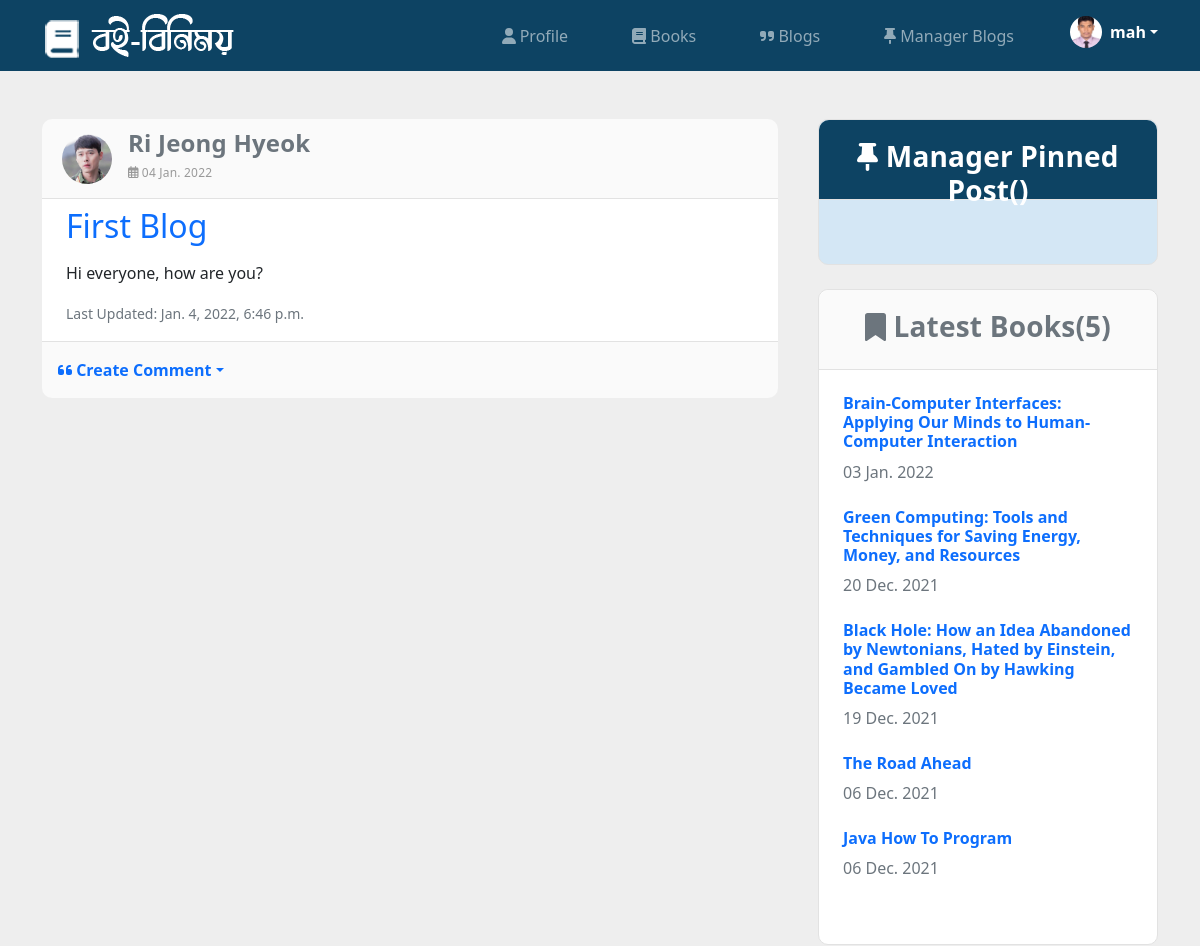
The page /blogs/ (signed in, upper part) on the database as committed earlier.
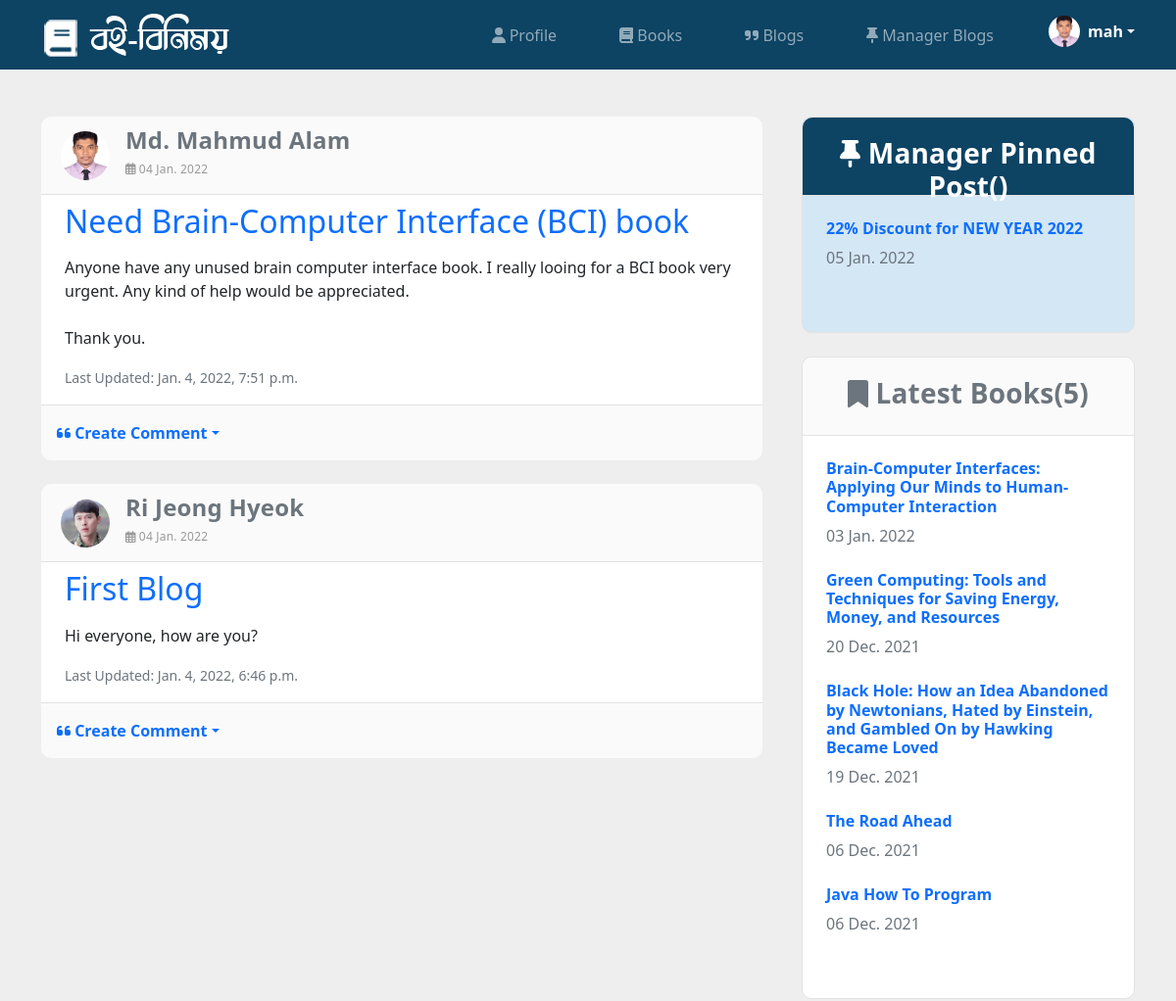
The same page on the database as committed later.
### users/models.py (models this page shows, shortened)
class Customer(models.Model):
    GENDER_TYPE = (
        ('Male','Male'),
        ('Female','Female'),
        ('Others','Others')
    )
    OCCUPATION_TYPE = (
        ('Student','Student'),
        ('Job-Holder','Job-Holder'),
    )
    username = models.OneToOneField(User, null=True, blank=True, on_delete=models.CASCADE)
    first_name = models.CharField(max_length=200, null=True, blank=True)
    last_name = models.CharField(max_length=200, null=True, blank=True)
    profile_pic = models.ImageField(default='profile-white.png', null=True, blank=True)
    phone = models.CharField(max_length=200, null=True, blank=True)
    email = models.CharField(max_length=200, null=True, blank=True)
    address = models.CharField(max_length=200, null=True, blank=True)
    occupation = models.CharField(max_length=50,choices=OCCUPATION_TYPE, null=True,blank=True)
    gender = models.CharField(max_length=50,choices=GENDER_TYPE, null=True,blank=True)
    birth_date = models.DateField(null=True, blank=True)
    created = models.DateTimeField(auto_now_add=True)
    updated = models.DateTimeField(auto_now=True)
    @property
    def customerImageURL(self):
        try:
            img = self.profile_pic.url
        except:
            img = ''
        return img

### blogs/models.py (models this page shows)
class Blog(models.Model):
    creator = models.ForeignKey(User, null=True, blank=True, on_delete=models.CASCADE)
    title = models.CharField(max_length=255)
    blog = models.TextField(null = True, blank=True)
    image = models.ImageField(null=True, blank=True)
    review = models.CharField(max_length=50, default="True", null = True, blank=True)
    slug = models.CharField(max_length=255, null=True, blank=True)
    created = models.DateTimeField(auto_now_add=True)
    updated = models.DateTimeField(auto_now=True)
    def __str__(self):
        return self.title

### books/models.py (models this page shows, shortened)
class Book(models.Model):
    EXCHANGE = (
        ('Yes','Yes'),
        ('No','No'),
    )
    creator = models.ForeignKey(Customer, null=True, blank=True, on_delete=models.CASCADE)
    name = models.CharField(max_length=200, null=True, blank=True)
    author = models.CharField(max_length=200, null=True, blank=True)
    edition = models.CharField(max_length=200, null=True, blank=True)
    image = models.ImageField(default='default.jpg', null=True, blank=True)
    slug = models.CharField(max_length=255, null=True, blank=True)
    category = models.ManyToManyField(Category, blank=True)
    description = models.TextField(null = True, blank=True)
    exchange = models.CharField(max_length=200,choices=EXCHANGE, null=True, blank=True)
    price = models.FloatField(null=True, blank=True)
    created = models.DateTimeField(auto_now_add=True)
    updated = models.DateTimeField(auto_now=True)

### users/decorators.py (the view)
        def wrapper_func(request, *args, **kwargs):
            group = None
            if request.user.groups.exists():
                group = request.user.groups.all()[0].name
            if group in allowed_roles:
                return view_func(request, *args, **kwargs)
            else:
                return render(request,'users/unauthorized_page.html')

### templates/blogs/blogs_home.html (shortened to what the changed rows need)
{% extends "users/main.html" %}
{% load static %}
{% load widget_tweaks %}
{% load bootstrap %}
{% block content %}
<div class="container">
  <br><br>
  <div class="row">
    <div class="col-lg-8">
      <div class="row">
        {% for blog in blogs %}
        {% if blog.creator.groups.all.0.name == 'customer' %}
          <div class="sidebar-wrap">
            <div class="panel-heading book-search-heading d-flex align-items-center">
              {% for cus in all_customer %}
              {% if cus.username == blog.creator %}
              <img src='{{cus.customerImageURL}}' alt="" width="50" height="50" class="rounded-circle me-2">
              <div>
                <h4 class="font-weight-700 ps-2"><a class="username-text" href="{% url 'user-profile' blog.creator %}"> {{blog.creator.first_name}} {{blog.creator.last_name}} </a></h4>
                <h6 class="text-capitalize ps-2 font-small">
                  <i class="far fa-calendar-alt mr-2"></i> {{ blog.created|date:"d N Y" }}
                </h6>
              </div>
              {% endif %}
              {% endfor %}
            </div>
            <div class="sidebar-widget latest-post px-4 py-2 bg-blog" style="border-bottom: 1px solid #e2e2e2;">
                <div class="mb-3">
                  <h2 class=""><a class="text-blue" href="#"> {{ blog.title }} </a></h2>
                </div>
                <p class="mb-3">{{ blog.blog | linebreaksbr }}</p>
                <p class="card-text mb-2"><small class="text-muted">Last Updated: {{ blog.updated }}</small></p>
            </div>
          </div>
          <div class="col-lg-12 col-md-12 mb-4">
            <div class="p-3 d-flex justify-content-end" style="background-color: #fafafa; border-bottom-left-radius: 10px; border-bottom-right-radius: 10px;">
              <ul class="navbar-nav" style="width: 100%;">
                <li class="nav-item">
                  <div class="dropdown">
                      <a href="/" class="d-flex align-items-center text-decoration-none dropdown-toggle" id="dropdownUser1" data-bs-toggle="dropdown" aria-expanded="false">
                          <strong><i class="fas fa-quote-left"></i> Create Comment</strong>
                      </a>
                  </div>
                </li>
              </ul>
            </div>
          </div>
        {% endif %}
        {% endfor %}
      </div>
    </div>
    <div class="col-lg-4">
      <div class="book-side-bg ms-3 mb-4" style="background-color: #d4e7f5;">
        <div class="sidebar-wrap pl-lg-4 mt-5 mt-lg-0 my-5">
          <div class="sidebar-widget latest-post mb-3 px-4 py-2">
            {% for blog in latest_manager_blogs %}
            <div class="py-2">
              <h6 class="my-2">
                <a class="text-blue font-weight-700" href="{% url 'blogs-home-manager' %}">
                  {{ blog.title }}
                </a>
              </h6>
              <span class="text-sm text-muted" >
                {{ blog.created|date:"d N Y" }}
            </span>
            </div>
            {% endfor %}
          </div>
        </div>
      </div>
      <div class="book-side-bg ms-3 mb-4">
        <div class="sidebar-wrap pl-lg-4 mt-5 mt-lg-0 my-5">
          <div class="sidebar-widget latest-post mb-3 px-4 py-2">
            {% for book in latest_books %}
            <div class="py-2">
              <h6 class="my-2">
                <a class="text-blue font-weight-700" href="{% url 'books-details' book.slug %}">
                  {{ book.name }}
                </a>
              </h6>
              <span class="text-sm text-muted" >
                {{ book.created|date:"d N Y" }}
            </span>
            </div>
            {% endfor %}
          </div>
        </div>
      </div>
    </div>
  </div>
</div>
{% endblock %}

### templates/users/navbar.html (shortened to what this page needs)
{% load static %}
<nav class="navbar navbar-expand-lg navbar-dark bg-navbar bg-{{request.user.groups.all.0.name}}">
    <div class="container">
      <a class="navbar-brand" href="{% url 'home' %}"><img src="{% static 'images/logo.png' %}" alt=""></a>
      <div>
          <div class="collapse navbar-collapse" id="navbarNav">
            <ul class="navbar-nav">
              {% if request.user.groups.all.0.name == 'customer' %}
              <li class="nav-item">
                <a class="nav-link" href="{% url 'user-profile' request.user.username %}"><i class="fas fa-user"></i> Profile</a>
              </li>
              <li class="nav-item">
                <a class="nav-link" href="{% url 'books-home' %}"><i class="fas fa-book"></i> Books</a>
              </li>
              <li class="nav-item">
                <a class="nav-link" href="{% url 'blogs-home' %}"><i class="fas fa-quote-right"></i> Blogs</a>
              </li>
              <li class="nav-item">
                <a class="nav-link" href="{% url 'blogs-home-manager' %}"><i class="fas fa-thumbtack"></i> Manager Blogs</a>
              </li>
              {% endif %}
              {% if request.user.groups.all.0.name == 'customer' %}
              <li class="nav-item">
                <div class="dropdown">
                    <a href="/" class="d-flex align-items-center text-white text-decoration-none dropdown-toggle" id="dropdownUser1" data-bs-toggle="dropdown" aria-expanded="false">
                        <img src='{{customer.customerImageURL}}' alt="" width="32" height="32" class="rounded-circle me-2">
                        <strong>{{customer.username}}</strong>
                    </a>
                </div>
              </li>
              {% else %}
              <li class="nav-item">
                <a class="btn btn-blue" href="{% url 'login' %}"><i class="fas fa-sign-in-alt"></i> Login</a>
              </li>
              {% endif %}
            </ul>
          </div>
      </div>
    </div>
  </nav>

Rows that differ between the two databases and show on the page:
added Blog: creator.first_name "Md. Mahmud", creator.last_name "Alam", created "04 Jan. 2022", title "Need Brain-Computer Interface (BCI) book", blog "Anyone have any unused brain computer interface book. I really looing for a BCI book very urgent. Any kind of help would be appreciated. Thank you.", updated "Jan. 4, 2022, 7:51 p.m.", Customer (customerImageURL (picture))
added Blog: title "22% Discount for NEW YEAR 2022", created "05 Jan. 2022", shown under "Manager Pinned Post()"
